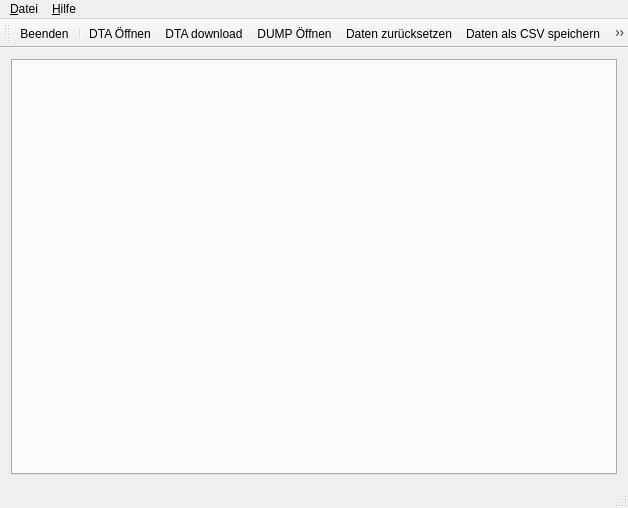
<?xml version="1.0" encoding="UTF-8"?>
<ui version="4.0">
 <class>MainWindow</class>
 <widget class="QMainWindow" name="MainWindow">
  <property name="geometry">
   <rect>
    <x>0</x>
    <y>0</y>
    <width>628</width>
    <height>508</height>
   </rect>
  </property>
  <property name="windowTitle">
   <string>DtaGui</string>
  </property>
  <property name="windowIcon">
   <iconset resource="dtagui.qrc">
    <normaloff>:/images/icon/dtagui.png</normaloff>:/images/icon/dtagui.png</iconset>
  </property>
  <widget class="QWidget" name="centralWidget">
   <layout class="QVBoxLayout" name="verticalLayout">
    <item>
     <widget class="QTabWidget" name="tabWidget">
      <property name="enabled">
       <bool>true</bool>
      </property>
      <property name="currentIndex">
       <number>-1</number>
      </property>
      <property name="tabsClosable">
       <bool>true</bool>
      </property>
      <property name="movable">
       <bool>true</bool>
      </property>
     </widget>
    </item>
   </layout>
  </widget>
  <widget class="QMenuBar" name="menuBar">
   <property name="geometry">
    <rect>
     <x>0</x>
     <y>0</y>
     <width>628</width>
     <height>23</height>
    </rect>
   </property>
   <widget class="QMenu" name="menu_Datei">
    <property name="title">
     <string>&amp;Datei</string>
    </property>
    <addaction name="actionNeuDiagramm"/>
    <addaction name="actionNeuStatistik"/>
    <addaction name="actionNeuKompStarts"/>
    <addaction name="separator"/>
    <addaction name="actionZuruecksetzen"/>
    <addaction name="actionOeffnen"/>
    <addaction name="actionDownload"/>
    <addaction name="actionDUMPOeffnen"/>
    <addaction name="actionCSVSpeichern"/>
    <addaction name="separator"/>
    <addaction name="actionSprache"/>
    <addaction name="separator"/>
    <addaction name="actionBeenden"/>
   </widget>
   <widget class="QMenu" name="menu_Hilfe">
    <property name="title">
     <string>&amp;Hilfe</string>
    </property>
    <addaction name="actionHilfe"/>
    <addaction name="separator"/>
    <addaction name="actionUeber"/>
    <addaction name="actionUeberQt"/>
    <addaction name="actionUeberQwt"/>
   </widget>
   <addaction name="menu_Datei"/>
   <addaction name="menu_Hilfe"/>
  </widget>
  <widget class="QToolBar" name="mainToolBar">
   <attribute name="toolBarArea">
    <enum>TopToolBarArea</enum>
   </attribute>
   <attribute name="toolBarBreak">
    <bool>false</bool>
   </attribute>
   <addaction name="actionBeenden"/>
   <addaction name="separator"/>
   <addaction name="actionOeffnen"/>
   <addaction name="actionDownload"/>
   <addaction name="actionDUMPOeffnen"/>
   <addaction name="actionZuruecksetzen"/>
   <addaction name="actionCSVSpeichern"/>
   <addaction name="separator"/>
   <addaction name="actionNeuDiagramm"/>
   <addaction name="actionNeuStatistik"/>
   <addaction name="actionNeuKompStarts"/>
  </widget>
  <widget class="QStatusBar" name="statusBar"/>
  <action name="actionOeffnen">
   <property name="icon">
    <iconset resource="dtagui.qrc">
     <normaloff>:/images/images/open.png</normaloff>:/images/images/open.png</iconset>
   </property>
   <property name="text">
    <string>DTA Ö&amp;ffnen...</string>
   </property>
   <property name="toolTip">
    <string>DTA-Datei(en) Öffnen</string>
   </property>
   <property name="shortcut">
    <string>Ctrl+O</string>
   </property>
  </action>
  <action name="actionZuruecksetzen">
   <property name="icon">
    <iconset resource="dtagui.qrc">
     <normaloff>:/images/images/trash.png</normaloff>:/images/images/trash.png</iconset>
   </property>
   <property name="text">
    <string>Daten &amp;zurücksetzen</string>
   </property>
   <property name="toolTip">
    <string>Daten zurücksetzen</string>
   </property>
   <property name="shortcut">
    <string>Ctrl+Z</string>
   </property>
  </action>
  <action name="actionBeenden">
   <property name="icon">
    <iconset resource="dtagui.qrc">
     <normaloff>:/images/images/exit.png</normaloff>:/images/images/exit.png</iconset>
   </property>
   <property name="text">
    <string>&amp;Beenden</string>
   </property>
   <property name="toolTip">
    <string>Programm beenden</string>
   </property>
   <property name="shortcut">
    <string>Ctrl+Q</string>
   </property>
  </action>
  <action name="actionUeber">
   <property name="text">
    <string>Ü&amp;ber...</string>
   </property>
  </action>
  <action name="actionUeberQt">
   <property name="icon">
    <iconset resource="dtagui.qrc">
     <normaloff>:/images/images/qt-logo.png</normaloff>:/images/images/qt-logo.png</iconset>
   </property>
   <property name="text">
    <string>Über &amp;Qt...</string>
   </property>
  </action>
  <action name="actionUeberQwt">
   <property name="text">
    <string>Über Q&amp;wt...</string>
   </property>
  </action>
  <action name="actionHilfe">
   <property name="text">
    <string>&amp;Hilfe...</string>
   </property>
   <property name="shortcut">
    <string>F1</string>
   </property>
  </action>
  <action name="actionNeuDiagramm">
   <property name="icon">
    <iconset resource="dtagui.qrc">
     <normaloff>:/images/images/waveform.png</normaloff>:/images/images/waveform.png</iconset>
   </property>
   <property name="text">
    <string>Neues &amp;Diagrammseite</string>
   </property>
   <property name="toolTip">
    <string>Neues Diagrammseite einfügen</string>
   </property>
   <property name="shortcut">
    <string>Ctrl+D</string>
   </property>
  </action>
  <action name="actionNeuStatistik">
   <property name="icon">
    <iconset resource="dtagui.qrc">
     <normaloff>:/images/images/statistics.png</normaloff>:/images/images/statistics.png</iconset>
   </property>
   <property name="text">
    <string>Neue &amp;Statistikseite</string>
   </property>
   <property name="toolTip">
    <string>Neue Statistikseite einfügen</string>
   </property>
  </action>
  <action name="actionNeuKompStarts">
   <property name="icon">
    <iconset resource="dtagui.qrc">
     <normaloff>:/images/images/race-flag.png</normaloff>:/images/images/race-flag.png</iconset>
   </property>
   <property name="text">
    <string>Neue &amp;Kompressor-Starts-Seite</string>
   </property>
   <property name="toolTip">
    <string>Neue Kompressor-Starts-Seite einfügen</string>
   </property>
  </action>
  <action name="actionDUMPOeffnen">
   <property name="icon">
    <iconset resource="dtagui.qrc">
     <normaloff>:/images/images/compress.png</normaloff>:/images/images/compress.png</iconset>
   </property>
   <property name="text">
    <string>DUMP Öffnen...</string>
   </property>
   <property name="toolTip">
    <string>DUMP-Datei(en) Öffnen</string>
   </property>
  </action>
  <action name="actionCSVSpeichern">
   <property name="icon">
    <iconset resource="dtagui.qrc">
     <normaloff>:/images/images/csv.png</normaloff>:/images/images/csv.png</iconset>
   </property>
   <property name="text">
    <string>Daten als CSV &amp;speichern ...</string>
   </property>
   <property name="toolTip">
    <string>Daten im CSV-Format speichern</string>
   </property>
  </action>
  <action name="actionSprache">
   <property name="text">
    <string>Sprache...</string>
   </property>
   <property name="toolTip">
    <string>Sprache auswählen (Neustart erforderlich)</string>
   </property>
  </action>
  <action name="actionDownload">
   <property name="icon">
    <iconset resource="dtagui.qrc">
     <normaloff>:/images/images/download.png</normaloff>:/images/images/download.png</iconset>
   </property>
   <property name="text">
    <string>DTA do&amp;wnload...</string>
   </property>
   <property name="toolTip">
    <string>Download DTA (proclog) von Luxtronik 2</string>
   </property>
  </action>
 </widget>
 <layoutdefault spacing="6" margin="11"/>
 <resources>
  <include location="dtagui.qrc"/>
 </resources>
 <connections>
  <connection>
   <sender>actionBeenden</sender>
   <signal>triggered()</signal>
   <receiver>MainWindow</receiver>
   <slot>close()</slot>
   <hints>
    <hint type="sourcelabel">
     <x>-1</x>
     <y>-1</y>
    </hint>
    <hint type="destinationlabel">
     <x>296</x>
     <y>205</y>
    </hint>
   </hints>
  </connection>
 </connections>
</ui>
